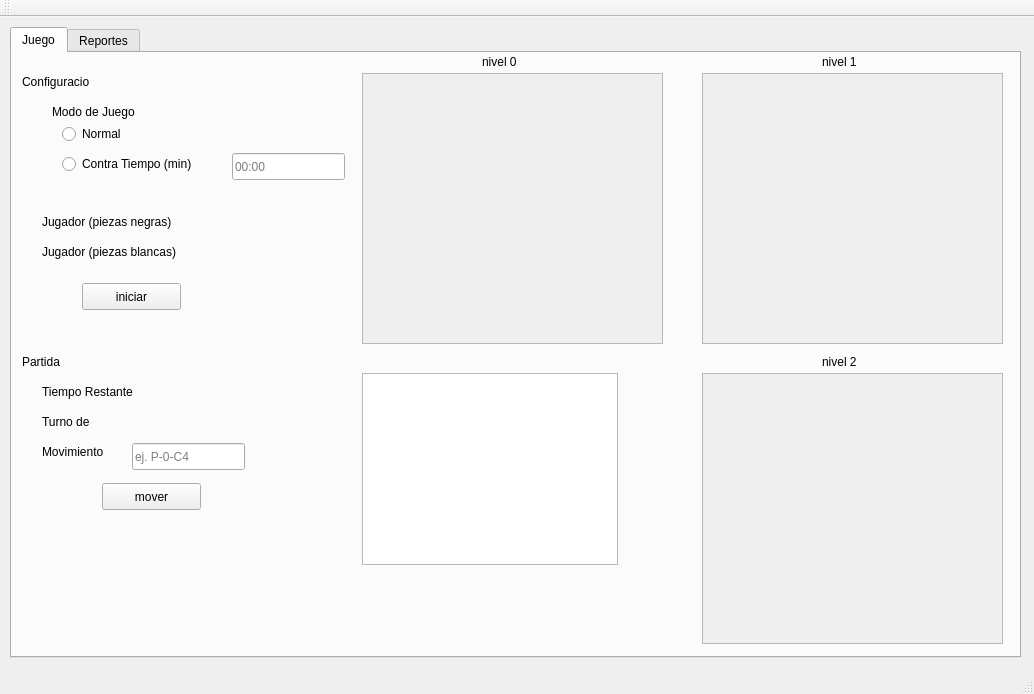
<?xml version="1.0" encoding="UTF-8"?>
<ui version="4.0">
 <class>MainWindow</class>
 <widget class="QMainWindow" name="MainWindow">
  <property name="geometry">
   <rect>
    <x>0</x>
    <y>0</y>
    <width>1034</width>
    <height>694</height>
   </rect>
  </property>
  <property name="windowTitle">
   <string>MainWindow</string>
  </property>
  <widget class="QWidget" name="centralWidget">
   <widget class="QTabWidget" name="cosa">
    <property name="geometry">
     <rect>
      <x>10</x>
      <y>10</y>
      <width>1011</width>
      <height>631</height>
     </rect>
    </property>
    <property name="currentIndex">
     <number>0</number>
    </property>
    <widget class="QWidget" name="tab">
     <attribute name="title">
      <string>Juego</string>
     </attribute>
     <widget class="QScrollArea" name="tablero0">
      <property name="geometry">
       <rect>
        <x>350</x>
        <y>20</y>
        <width>301</width>
        <height>271</height>
       </rect>
      </property>
      <property name="widgetResizable">
       <bool>true</bool>
      </property>
      <widget class="QWidget" name="scrollAreaWidgetContents">
       <property name="geometry">
        <rect>
         <x>0</x>
         <y>0</y>
         <width>299</width>
         <height>269</height>
        </rect>
       </property>
      </widget>
     </widget>
     <widget class="QScrollArea" name="tablero1">
      <property name="geometry">
       <rect>
        <x>690</x>
        <y>20</y>
        <width>301</width>
        <height>271</height>
       </rect>
      </property>
      <property name="widgetResizable">
       <bool>true</bool>
      </property>
      <widget class="QWidget" name="scrollAreaWidgetContents_2">
       <property name="geometry">
        <rect>
         <x>0</x>
         <y>0</y>
         <width>299</width>
         <height>269</height>
        </rect>
       </property>
      </widget>
     </widget>
     <widget class="QScrollArea" name="tablero2">
      <property name="geometry">
       <rect>
        <x>690</x>
        <y>320</y>
        <width>301</width>
        <height>271</height>
       </rect>
      </property>
      <property name="widgetResizable">
       <bool>true</bool>
      </property>
      <widget class="QWidget" name="scrollAreaWidgetContents_3">
       <property name="geometry">
        <rect>
         <x>0</x>
         <y>0</y>
         <width>299</width>
         <height>269</height>
        </rect>
       </property>
      </widget>
     </widget>
     <widget class="QLabel" name="label">
      <property name="geometry">
       <rect>
        <x>470</x>
        <y>0</y>
        <width>67</width>
        <height>17</height>
       </rect>
      </property>
      <property name="text">
       <string>nivel 0</string>
      </property>
     </widget>
     <widget class="QLabel" name="label_2">
      <property name="geometry">
       <rect>
        <x>810</x>
        <y>0</y>
        <width>67</width>
        <height>17</height>
       </rect>
      </property>
      <property name="text">
       <string>nivel 1</string>
      </property>
     </widget>
     <widget class="QLabel" name="label_3">
      <property name="geometry">
       <rect>
        <x>810</x>
        <y>300</y>
        <width>67</width>
        <height>17</height>
       </rect>
      </property>
      <property name="text">
       <string>nivel 2</string>
      </property>
     </widget>
     <widget class="QLabel" name="label_4">
      <property name="geometry">
       <rect>
        <x>10</x>
        <y>20</y>
        <width>67</width>
        <height>17</height>
       </rect>
      </property>
      <property name="text">
       <string>Configuracion</string>
      </property>
     </widget>
     <widget class="QLabel" name="label_5">
      <property name="geometry">
       <rect>
        <x>40</x>
        <y>50</y>
        <width>111</width>
        <height>17</height>
       </rect>
      </property>
      <property name="text">
       <string>Modo de Juego</string>
      </property>
     </widget>
     <widget class="QLabel" name="label_6">
      <property name="geometry">
       <rect>
        <x>30</x>
        <y>160</y>
        <width>171</width>
        <height>17</height>
       </rect>
      </property>
      <property name="text">
       <string>Jugador (piezas negras)</string>
      </property>
     </widget>
     <widget class="QLabel" name="label_7">
      <property name="geometry">
       <rect>
        <x>30</x>
        <y>190</y>
        <width>181</width>
        <height>17</height>
       </rect>
      </property>
      <property name="text">
       <string>Jugador (piezas blancas)</string>
      </property>
     </widget>
     <widget class="QPushButton" name="btniniciar">
      <property name="geometry">
       <rect>
        <x>70</x>
        <y>230</y>
        <width>99</width>
        <height>27</height>
       </rect>
      </property>
      <property name="text">
       <string>iniciar</string>
      </property>
     </widget>
     <widget class="QLabel" name="lblerror">
      <property name="geometry">
       <rect>
        <x>26</x>
        <y>260</y>
        <width>211</width>
        <height>20</height>
       </rect>
      </property>
      <property name="text">
       <string/>
      </property>
     </widget>
     <widget class="QLabel" name="label_8">
      <property name="geometry">
       <rect>
        <x>10</x>
        <y>300</y>
        <width>67</width>
        <height>17</height>
       </rect>
      </property>
      <property name="text">
       <string>Partida</string>
      </property>
     </widget>
     <widget class="QLabel" name="label_9">
      <property name="geometry">
       <rect>
        <x>30</x>
        <y>330</y>
        <width>121</width>
        <height>17</height>
       </rect>
      </property>
      <property name="text">
       <string>Tiempo Restante</string>
      </property>
     </widget>
     <widget class="QLabel" name="label_10">
      <property name="geometry">
       <rect>
        <x>30</x>
        <y>360</y>
        <width>71</width>
        <height>17</height>
       </rect>
      </property>
      <property name="text">
       <string>Turno de</string>
      </property>
     </widget>
     <widget class="QLabel" name="label_11">
      <property name="geometry">
       <rect>
        <x>30</x>
        <y>390</y>
        <width>91</width>
        <height>17</height>
       </rect>
      </property>
      <property name="text">
       <string>Movimiento</string>
      </property>
     </widget>
     <widget class="QLineEdit" name="txtmovimiento">
      <property name="geometry">
       <rect>
        <x>120</x>
        <y>390</y>
        <width>113</width>
        <height>27</height>
       </rect>
      </property>
      <property name="placeholderText">
       <string>ej. P-0-C4</string>
      </property>
     </widget>
     <widget class="QPushButton" name="btnmover">
      <property name="geometry">
       <rect>
        <x>90</x>
        <y>430</y>
        <width>99</width>
        <height>27</height>
       </rect>
      </property>
      <property name="text">
       <string>mover</string>
      </property>
     </widget>
     <widget class="QLabel" name="lblturnoactual">
      <property name="geometry">
       <rect>
        <x>120</x>
        <y>360</y>
        <width>121</width>
        <height>17</height>
       </rect>
      </property>
      <property name="text">
       <string/>
      </property>
     </widget>
     <widget class="QRadioButton" name="rbtnnormal">
      <property name="geometry">
       <rect>
        <x>50</x>
        <y>70</y>
        <width>117</width>
        <height>22</height>
       </rect>
      </property>
      <property name="text">
       <string>Normal</string>
      </property>
     </widget>
     <widget class="QRadioButton" name="rbtncontratiempo">
      <property name="geometry">
       <rect>
        <x>50</x>
        <y>100</y>
        <width>171</width>
        <height>22</height>
       </rect>
      </property>
      <property name="text">
       <string>Contra Tiempo (min)</string>
      </property>
     </widget>
     <widget class="QLineEdit" name="txtcontratiempo">
      <property name="geometry">
       <rect>
        <x>220</x>
        <y>100</y>
        <width>113</width>
        <height>27</height>
       </rect>
      </property>
      <property name="placeholderText">
       <string>00:00</string>
      </property>
     </widget>
     <widget class="QLabel" name="lbltiemporestante">
      <property name="geometry">
       <rect>
        <x>160</x>
        <y>330</y>
        <width>67</width>
        <height>17</height>
       </rect>
      </property>
      <property name="text">
       <string/>
      </property>
     </widget>
     <widget class="QListWidget" name="listamovimientos">
      <property name="geometry">
       <rect>
        <x>350</x>
        <y>320</y>
        <width>256</width>
        <height>192</height>
       </rect>
      </property>
     </widget>
    </widget>
    <widget class="QWidget" name="tab_2">
     <attribute name="title">
      <string>Reportes</string>
     </attribute>
    </widget>
   </widget>
  </widget>
  <widget class="QMenuBar" name="menuBar">
   <property name="geometry">
    <rect>
     <x>0</x>
     <y>0</y>
     <width>1034</width>
     <height>25</height>
    </rect>
   </property>
  </widget>
  <widget class="QToolBar" name="mainToolBar">
   <attribute name="toolBarArea">
    <enum>TopToolBarArea</enum>
   </attribute>
   <attribute name="toolBarBreak">
    <bool>false</bool>
   </attribute>
  </widget>
  <widget class="QStatusBar" name="statusBar"/>
 </widget>
 <layoutdefault spacing="6" margin="11"/>
 <resources/>
 <connections/>
</ui>
